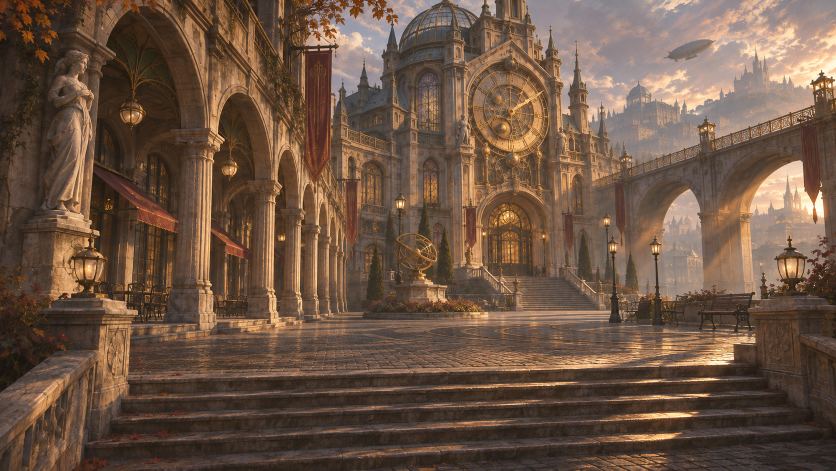
#> input picture art-pipeline/暮色钟城广场.png, 1672 x 941 px, found by its file name (shown at 1/2 size)
$ python gallery_art_prepare.py
#> lines starting #> are read from the running program, lines starting #| are printed output that depends on the picture
"""Generate the two temporary gallery painting textures (sources untouched)."""
from pathlib import Path

from PIL import Image

TARGET_WIDTH = 1088
TARGET_HEIGHT = 704  # 3.4:2.2 canvas aspect
SOURCES = [
    ("art-pipeline/暮色钟城广场.png", "public/assets/gallery-art-2026.jpg"),
    ("art-pipeline/末日钟塔广场的黄昏废墟.png", "public/assets/gallery-art-2126.jpg"),
]
aspect = TARGET_WIDTH / TARGET_HEIGHT
for source, destination in SOURCES:
    image = Image.open(source).convert("RGB")
#> image is the input picture: PIL image 1672x941 RGB; mean R, G, B 109.2, 85.1, 68.3
    width, height = image.size
#> width = 1672; height = 941
    # Center-crop to the canvas aspect, then downscale to a local texture size.
    if width / height > aspect:
        crop_width = round(height * aspect)
#> crop_width = 1454
        left = (width - crop_width) // 2
#> left = 109
        image = image.crop((left, 0, left + crop_width, height))
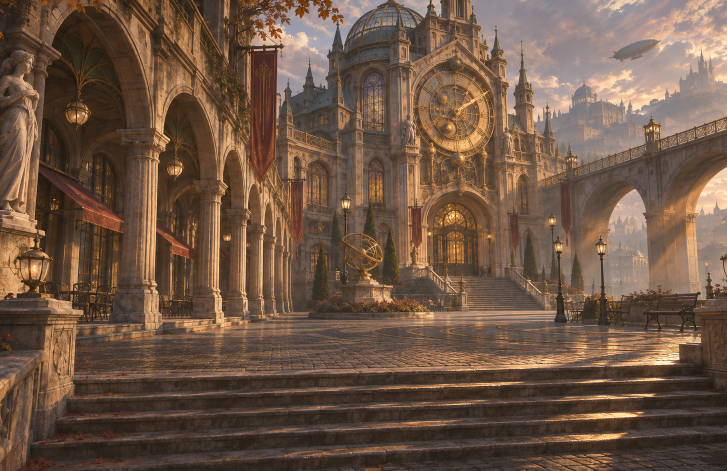
#> image: PIL image 1454x941 RGB (shown at 1/2 size); mean R, G, B 111.1, 86.6, 69.5
    else:
        crop_height = round(width / aspect)
        top = (height - crop_height) // 2
        image = image.crop((0, top, width, top + crop_height))
    image = image.resize((TARGET_WIDTH, TARGET_HEIGHT), Image.LANCZOS)
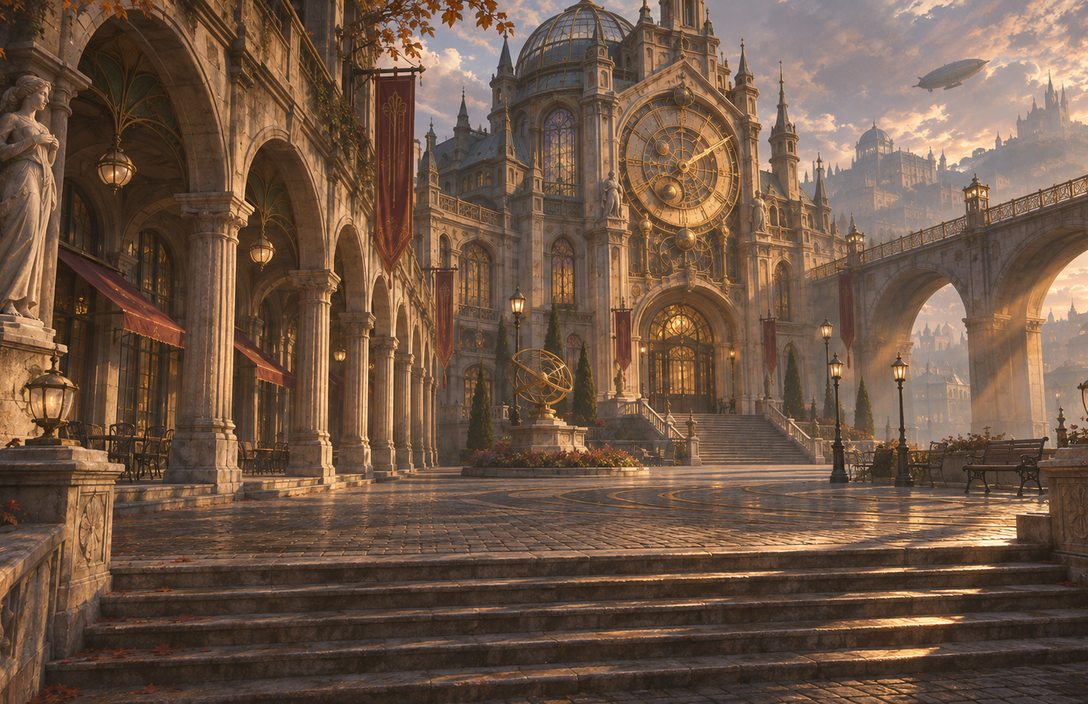
#> image: PIL image 1088x704 RGB; mean R, G, B 111.1, 86.6, 69.5
    destination_path = Path(destination)
    destination_path.parent.mkdir(parents=True, exist_ok=True)
    image.save(destination_path, "JPEG", quality=86, optimize=True)
    print(f"{source} -> {destination} ({destination_path.stat().st_size} bytes, {image.size[0]}x{image.size[1]})")
#| art-pipeline/暮色钟城广场.png -> public/assets/gallery-art-2026.jpg (210345 bytes, 1088x704)
#> pass 2 of the loop `for source, destination in SOURCES:`:
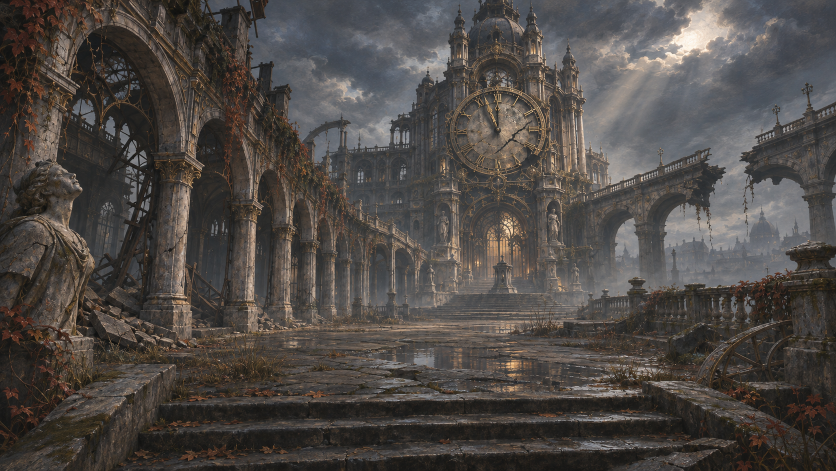
#> input picture art-pipeline/末日钟塔广场的黄昏废墟.png, 1672 x 941 px, found by its file name (shown at 1/2 size)
#> image is the input picture: PIL image 1672x941 RGB; mean R, G, B 78.4, 73.4, 69.9
#> `image = image.crop((left, 0, left + crop_width, height))`:
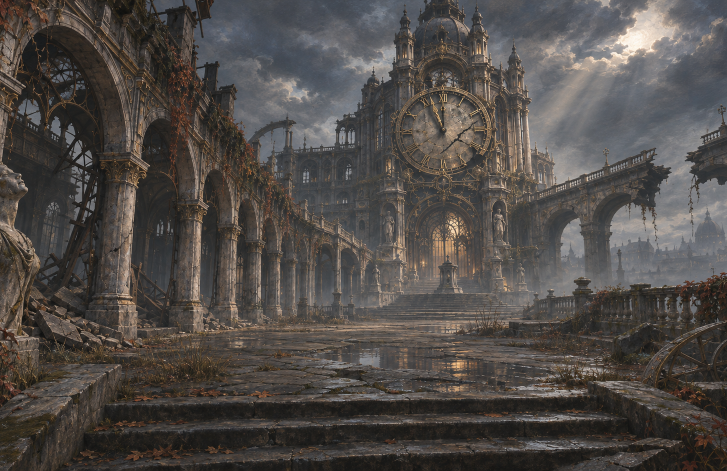
#> image: PIL image 1454x941 RGB (shown at 1/2 size); mean R, G, B 80.8, 75.9, 72.5
#> `image = image.resize((TARGET_WIDTH, TARGET_HEIGHT), Image.LANCZOS)`:
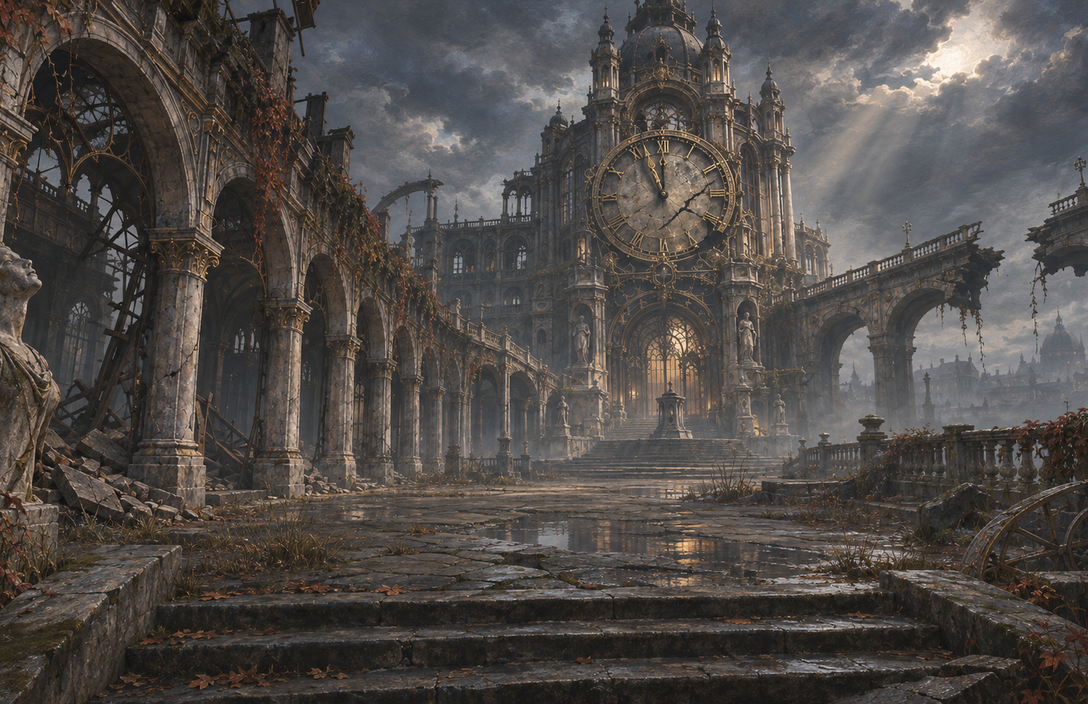
#> image: PIL image 1088x704 RGB; mean R, G, B 80.8, 75.9, 72.5
#| art-pipeline/末日钟塔广场的黄昏废墟.png -> public/assets/gallery-art-2126.jpg (207031 bytes, 1088x704)
